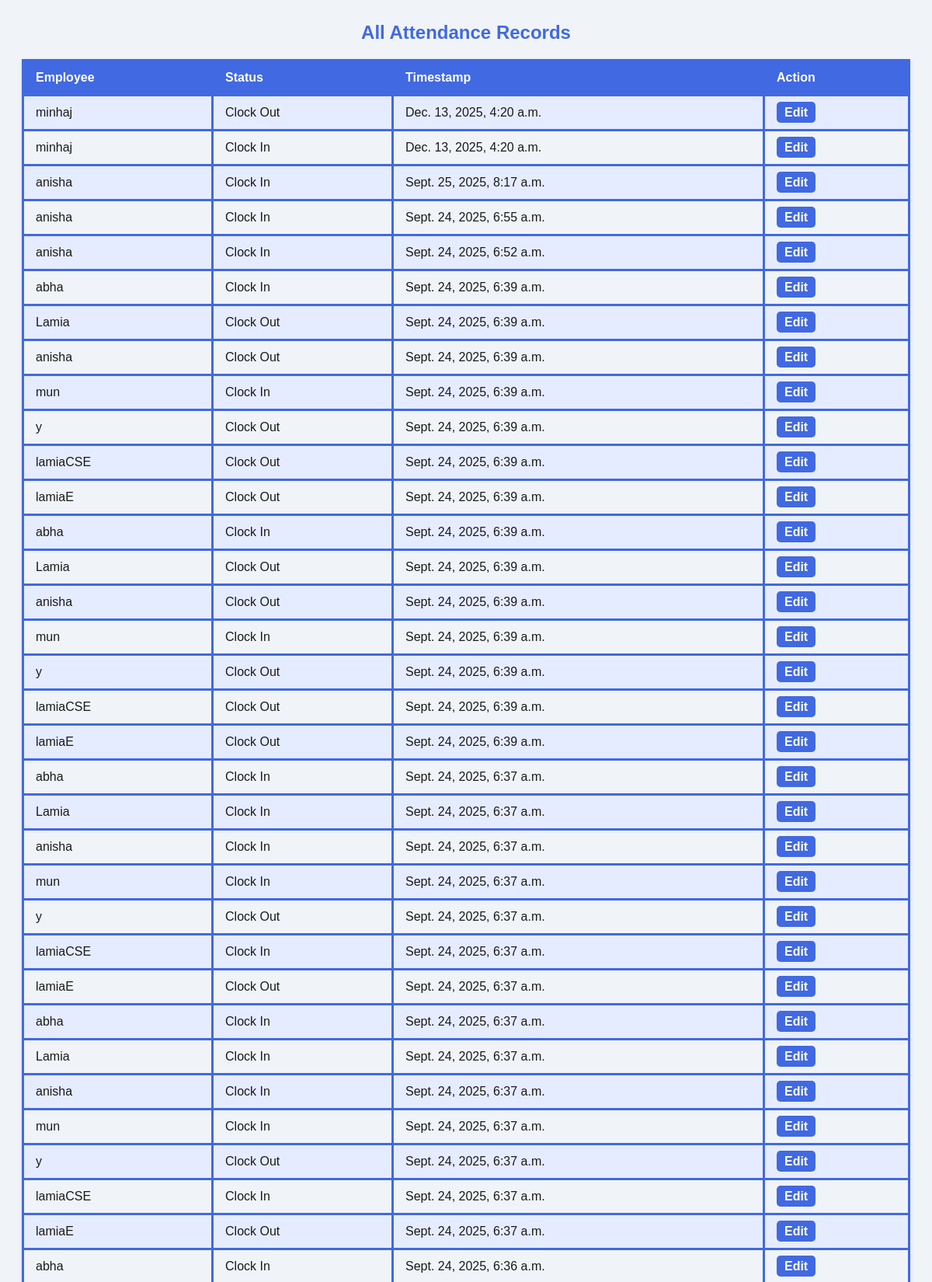
The page /attendance/all/ (signed in, upper part) on the database its author committed.
### fms/models.py (models this page shows, shortened)
class Attendance(models.Model):
    IN = 'IN'
    OUT = 'OUT'
    STATUS_CHOICES = [(IN, 'Clock In'), (OUT, 'Clock Out')]
    employee = models.ForeignKey(EmployeeProfile,
        on_delete=models.CASCADE,
        related_name='attendances',
        null=False)
    date = models.DateField(auto_now_add=True)
    timestamp = models.DateTimeField(auto_now_add=True, null=True, blank=True)
    status = models.CharField(max_length=3, choices=STATUS_CHOICES, default=IN)
    marked_by_admin = models.BooleanField(default=False)
    class Meta:
        ordering = ['-timestamp']

class EmployeeProfile(models.Model):
    employee = models.ForeignKey(Employee, on_delete=models.CASCADE)
    user = models.OneToOneField(User, on_delete=models.CASCADE, related_name='profile')
    public_id = models.CharField(max_length=12, unique=True, editable=False)
    phone = models.CharField(max_length=20, blank=True)
    photo = models.ImageField(upload_to='employee_photos/', blank=True, null=True)
    designation = models.CharField(max_length=100, blank=True)

class Employee(models.Model):
    sl=models.AutoField(primary_key=True,auto_created=True)
    name=models.CharField(max_length=20)
    email=models.EmailField(max_length=20)
    position = models.CharField(max_length=10, default='Worker')
    phone=models.IntegerField()
    salary = models.IntegerField(default=10000)
    password = models.CharField(max_length=128, null=True, blank=True)
    bonus_percentage = models.DecimalField(max_digits=5, decimal_places=2, default=0)

### fms/views.py (the view)
# urls.py: path('attendance/all/', views.attendance_list, name='attendance_list'),
@login_required(login_url='admin_login')
def attendance_list(request):
    attendances = Attendance.objects.select_related('employee').order_by('-timestamp')
    return render(request, 'attendance_list.html', {'attendances': attendances})

### fms/templates/attendance_list.html (shortened to what this page needs)
<h2>All Attendance Records</h2>
<table border="1">
    <tr>
        <th>Employee</th>
        <th>Status</th>
        <th>Timestamp</th>
        <th>Action</th>
    </tr>
    {% for att in attendances %}
    <tr>
        <td>{{ att.employee.employee.name }}</td>
        <td>{{ att.get_status_display }}</td>
        <td>{{ att.timestamp }}</td>
        <td>
            <a href="{% url 'attendance_edit' att.pk %}">Edit</a>
        </td>
    </tr>
    {% endfor %}
</table>

### fms/templates/attendance_list.html (style rules this page uses)
h2 { color: #4169e1; text-align: center; margin-bottom: 20px; }
table { width: 100%; border-collapse: collapse; margin-bottom: 20px; box-shadow: 0 2px 5px rgba(0,0,0,0.1); }
th, td { padding: 12px 15px; border: 3px solid #4169e1; text-align: left; }
th { background-color: #4169e1; color: white; font-weight: bold; }
tr:nth-child(even) { background-color: #e6ecff; }
a { text-decoration: none; color: white; background-color: #4169e1; padding: 5px 10px; border-radius: 5px; font-weight: bold; transition: background-color 0.3s ease; }

### rows shown on the page
Attendance: employee.employee.name "minhaj", status "Clock Out", timestamp "Dec. 13, 2025, 4:20 a.m."
Attendance: employee.employee.name "minhaj", status "Clock In", timestamp "Dec. 13, 2025, 4:20 a.m."
Attendance: employee.employee.name "anisha", status "Clock In", timestamp "Sept. 25, 2025, 8:17 a.m."
Attendance: employee.employee.name "anisha", status "Clock In", timestamp "Sept. 24, 2025, 6:55 a.m."
Attendance: employee.employee.name "anisha", status "Clock In", timestamp "Sept. 24, 2025, 6:52 a.m."
Attendance: employee.employee.name "abha", status "Clock In", timestamp "Sept. 24, 2025, 6:39 a.m."
Attendance: employee.employee.name "Lamia", status "Clock Out", timestamp "Sept. 24, 2025, 6:39 a.m."
Attendance: employee.employee.name "anisha", status "Clock Out", timestamp "Sept. 24, 2025, 6:39 a.m."
Attendance: employee.employee.name "mun", status "Clock In", timestamp "Sept. 24, 2025, 6:39 a.m."
Attendance: employee.employee.name "y", status "Clock Out", timestamp "Sept. 24, 2025, 6:39 a.m."
Attendance: employee.employee.name "lamiaCSE", status "Clock Out", timestamp "Sept. 24, 2025, 6:39 a.m."
Attendance: employee.employee.name "lamiaE", status "Clock Out", timestamp "Sept. 24, 2025, 6:39 a.m."
Attendance: employee.employee.name "abha", status "Clock In", timestamp "Sept. 24, 2025, 6:39 a.m."
Attendance: employee.employee.name "Lamia", status "Clock Out", timestamp "Sept. 24, 2025, 6:39 a.m."
Attendance: employee.employee.name "anisha", status "Clock Out", timestamp "Sept. 24, 2025, 6:39 a.m."
Attendance: employee.employee.name "mun", status "Clock In", timestamp "Sept. 24, 2025, 6:39 a.m."
Attendance: employee.employee.name "y", status "Clock Out", timestamp "Sept. 24, 2025, 6:39 a.m."
Attendance: employee.employee.name "lamiaCSE", status "Clock Out", timestamp "Sept. 24, 2025, 6:39 a.m."
Attendance: employee.employee.name "lamiaE", status "Clock Out", timestamp "Sept. 24, 2025, 6:39 a.m."
Attendance: employee.employee.name "abha", status "Clock In", timestamp "Sept. 24, 2025, 6:37 a.m."
Attendance: employee.employee.name "Lamia", status "Clock In", timestamp "Sept. 24, 2025, 6:37 a.m."
Attendance: employee.employee.name "anisha", status "Clock In", timestamp "Sept. 24, 2025, 6:37 a.m."
Attendance: employee.employee.name "mun", status "Clock In", timestamp "Sept. 24, 2025, 6:37 a.m."
Attendance: employee.employee.name "y", status "Clock Out", timestamp "Sept. 24, 2025, 6:37 a.m."
Attendance: employee.employee.name "lamiaCSE", status "Clock In", timestamp "Sept. 24, 2025, 6:37 a.m."
Attendance: employee.employee.name "lamiaE", status "Clock Out", timestamp "Sept. 24, 2025, 6:37 a.m."
Attendance: employee.employee.name "abha", status "Clock In", timestamp "Sept. 24, 2025, 6:37 a.m."
Attendance: employee.employee.name "Lamia", status "Clock In", timestamp "Sept. 24, 2025, 6:37 a.m."
Attendance: employee.employee.name "anisha", status "Clock In", timestamp "Sept. 24, 2025, 6:37 a.m."
Attendance: employee.employee.name "mun", status "Clock In", timestamp "Sept. 24, 2025, 6:37 a.m."
Attendance: employee.employee.name "y", status "Clock Out", timestamp "Sept. 24, 2025, 6:37 a.m."
Attendance: employee.employee.name "lamiaCSE", status "Clock In", timestamp "Sept. 24, 2025, 6:37 a.m."
Attendance: employee.employee.name "lamiaE", status "Clock Out", timestamp "Sept. 24, 2025, 6:37 a.m."
Attendance: employee.employee.name "abha", status "Clock In", timestamp "Sept. 24, 2025, 6:36 a.m."
